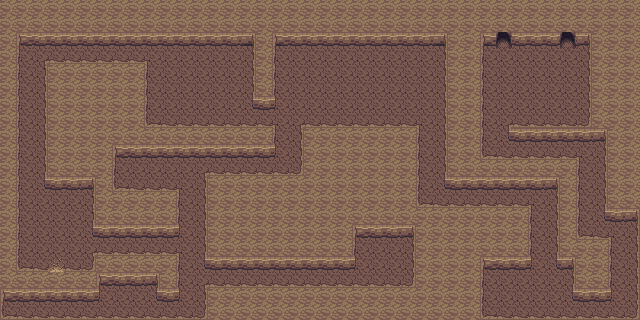

This game map was drawn from its Tiled (.tmx) file and the tilesets committed beside it. A one-line description and the trimmed map source follow:
An orthogonal 40x20 tile map with 16x16 px tiles, 4 tile layers (Lowest Level, Pit, Walls, Above Player), 2 tilesets and 26 objects (26x collision).

<map version="1.10" tiledversion="1.11.2" orientation="orthogonal" renderorder="right-down" compressionlevel="0" width="40" height="20" tilewidth="16" tileheight="16" infinite="0" nextlayerid="10" nextobjectid="111">
 <properties>
  <property name="edges" value="clamped" />
  <property name="inside" type="bool" value="true" />
  <property name="map_type" value="dungeon" />
  <property name="scenario" value="spyder" />
  <property name="slug" value="cotton_tunnel" />
 </properties>
 <tileset firstgid="1" source="../gfx/tilesets/core_city_and_country.tsx" />
 <tileset firstgid="1441" source="../gfx/tilesets/core_outdoor.tsx" />
 <layer id="1" name="Lowest Level" width="40" height="20">
  <data>[800 cells, 800 non-empty, 2 distinct tile ids]</data>
 </layer>
 <layer id="2" name="Pit" width="40" height="20">
  <data>[800 cells, 205 non-empty, 4 distinct tile ids]</data>
 </layer>
 <layer id="3" name="Walls" width="40" height="20">
  <data>[800 cells, 498 non-empty, 19 distinct tile ids]</data>
 </layer>
 <layer id="4" name="Above Player" width="40" height="20">
  <data>[800 cells, 0 non-empty, 0 distinct tile ids]</data>
 </layer>
 <objectgroup color="#ff0000" id="5" name="Collisions">
  <object id="58" type="collision" x="48" y="128" width="224" height="32" />
  <object id="59" type="collision" x="0" y="272" width="96" height="32" />
  <object id="60" type="collision" x="0" y="0" width="16" height="272" />
  <object id="61" type="collision" x="16" y="0" width="480" height="48" />
  <object id="62" type="collision" x="592" y="48" width="48" height="96" />
  <object id="66" type="collision" x="96" y="256" width="80" height="32" />
  <object id="67" type="collision" x="160" y="288" width="16" height="16" />
  <object id="68" type="collision" x="96" y="192" width="80" height="48" />
  <object id="69" type="collision" x="48" y="160" width="64" height="32" />
  <object id="70" type="collision" x="48" y="64" width="96" height="64" />
  <object id="71" type="collision" x="256" y="48" width="16" height="64" />
  <object id="72" type="collision" x="208" y="288" width="208" height="32" />
  <object id="73" type="collision" x="208" y="176" width="144" height="96" />
  <object id="74" type="collision" x="352" y="128" width="64" height="112" />
  <object id="75" type="collision" x="304" y="128" width="48" height="48" />
  <object id="76" type="collision" x="416" y="208" width="64" height="112" />
  <object id="77" type="collision" x="448" y="48" width="32" height="144" />
  <object id="78" type="collision" x="480" y="208" width="48" height="64" />
  <object id="79" type="collision" x="480" y="160" width="96" height="32" />
  <object id="80" type="collision" x="560" y="192" width="16" height="80" />
  <object id="81" type="collision" x="576" y="240" width="32" height="64" />
  <object id="82" type="collision" x="608" y="144" width="32" height="80" />
  <object id="83" type="collision" x="512" y="128" width="80" height="16" />
  <object id="108" type="collision" x="496" y="0" width="144" height="32" />
  <object id="109" type="collision" x="512" y="32" width="48" height="16" />
  <object id="110" type="collision" x="576" y="32" width="48" height="16" />
 </objectgroup>
</map>
